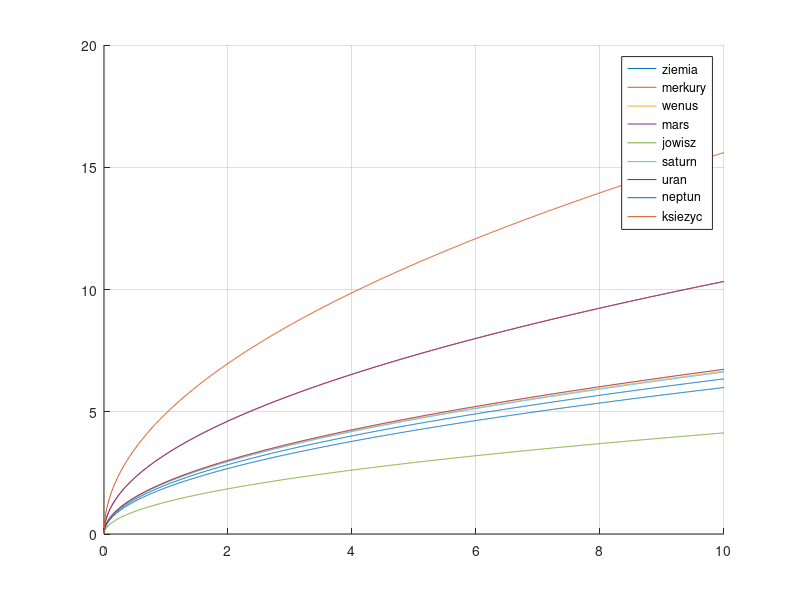

The MATLAB source for this figure:
clear; clc; close all; hold on;
g = 9.80665;
l = 0:0.01:10;
T = 2.*pi*sqrt(l/g); 
plot(l, T); grid on

gm = 3.7;
Tm = 2.*pi*sqrt(l/gm);
plot(l, Tm)

gw = 8.9;
Tw = 2.*pi*sqrt(l/gw);
plot(l, Tw)

gma = 3.7;
Tma = 2.*pi*sqrt(l/gma);
plot(l, Tma)

gj = 23.1;
Tj = 2.*pi*sqrt(l/gj);
plot(l, Tj)

gs = 9;
Ts = 2.*pi*sqrt(l/gs);
plot(l, Ts)

gu = 8.7;
Tu = 2.*pi*sqrt(l/gu);
plot(l, Tu)

gn = 11;
Tn = 2.*pi*sqrt(l/gn);
plot(l, Tn)

gks =1.622;
Tks = 2.*pi*sqrt(l/gks);
plot(l, Tks)
legend('ziemia','merkury','wenus','mars','jowisz','saturn','uran','neptun','ksiezyc')
hold off;